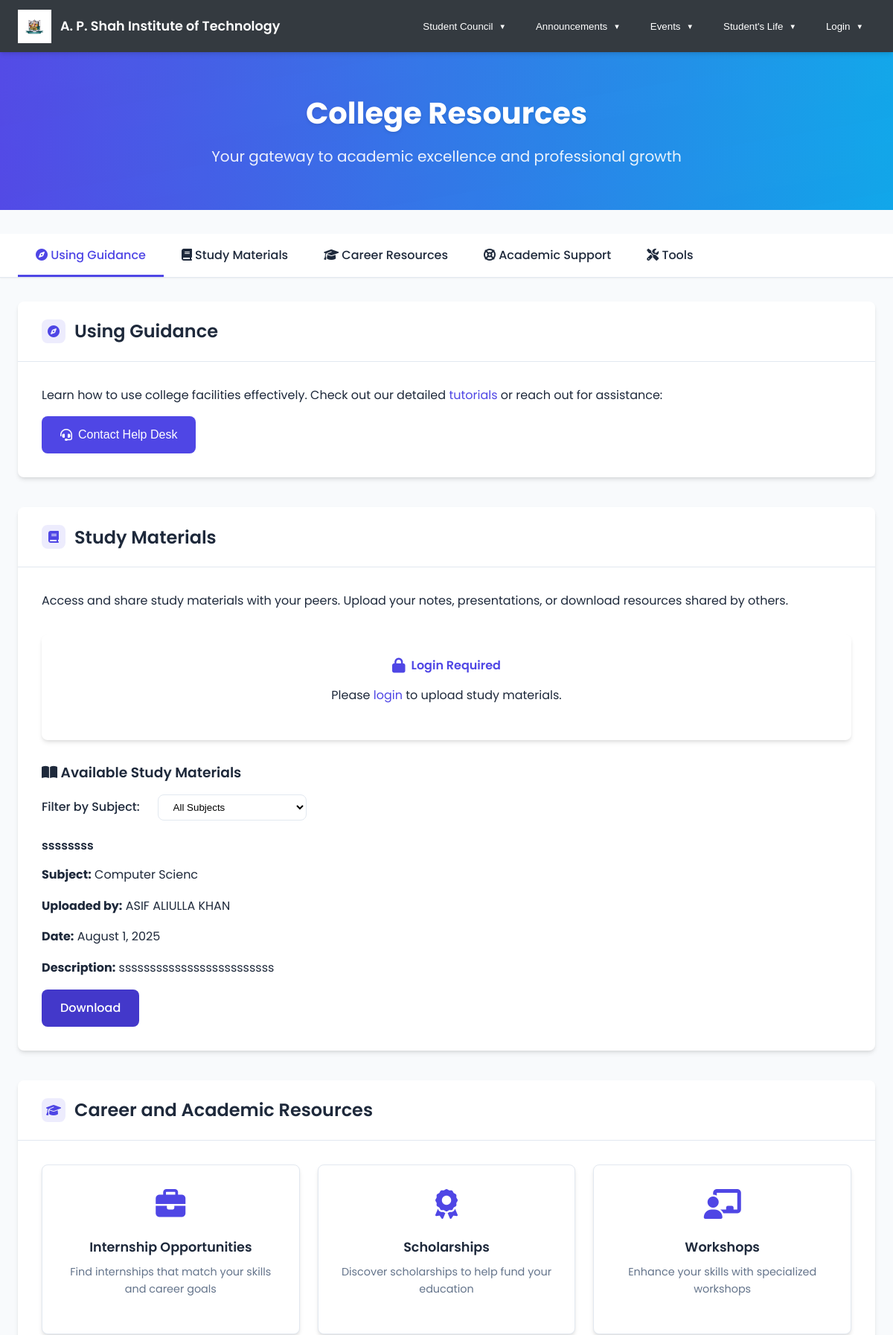
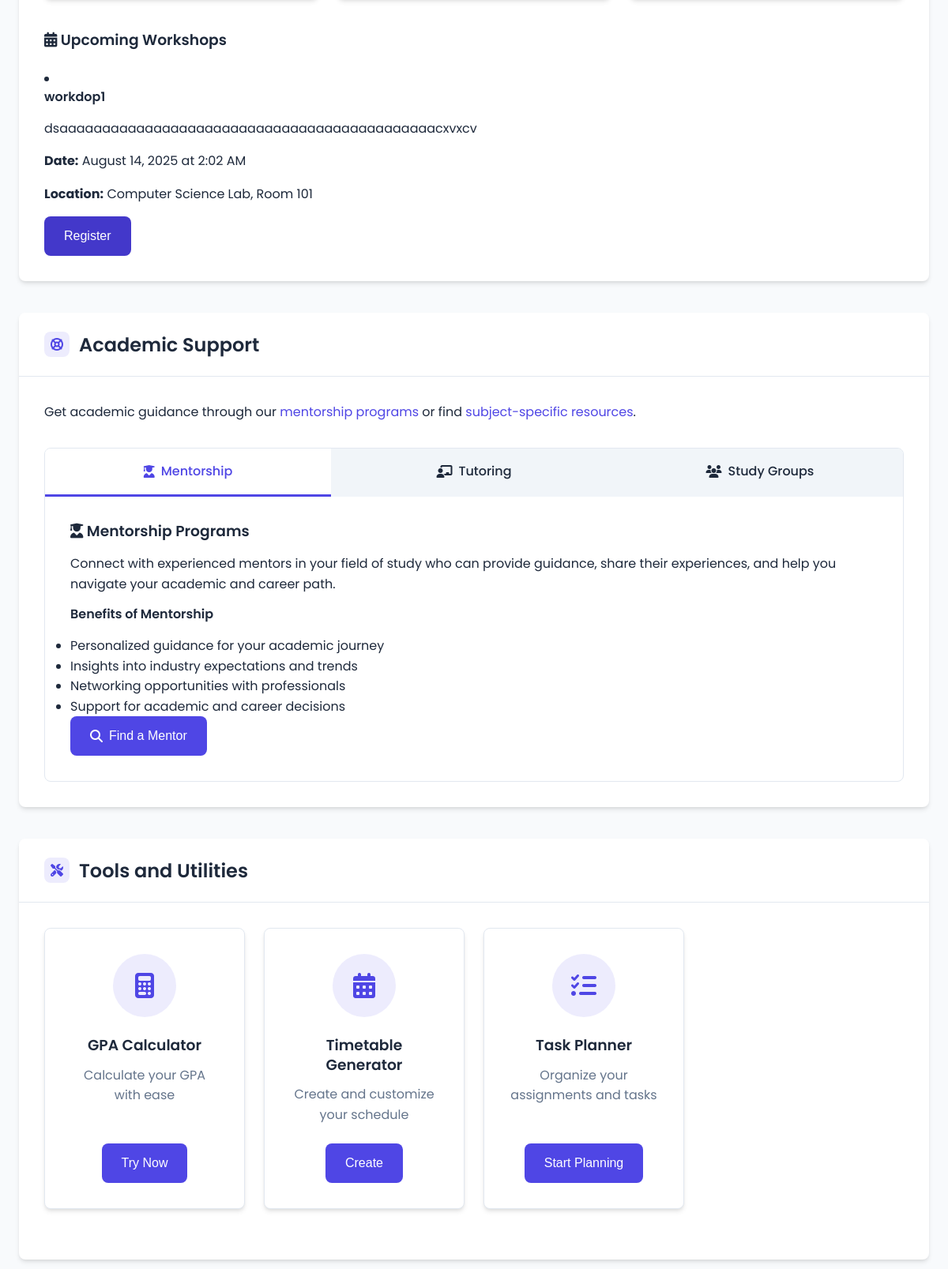
The page /resource/resource.php (upper part) on the database its author committed (2 pictures, top to bottom).
### tables this page shows
CREATE TABLE `study_materials` (
  `id` int(11) NOT NULL AUTO_INCREMENT,
  `user_id` int(11) NOT NULL,
  `title` varchar(255) NOT NULL,
  `subject` varchar(100) NOT NULL,
  `description` text DEFAULT NULL,
  `file_path` varchar(255) NOT NULL,
  `upload_date` timestamp NOT NULL DEFAULT current_timestamp(),
  PRIMARY KEY (`id`),
  KEY `user_id` (`user_id`),
  CONSTRAINT `study_materials_ibfk_1` FOREIGN KEY (`user_id`) REFERENCES `users` (`id`)
);

CREATE TABLE `users` (
  `id` int(11) NOT NULL AUTO_INCREMENT,
  `username` varchar(50) NOT NULL,
  `email` varchar(100) NOT NULL,
  `password` varchar(255) NOT NULL,
  `created_at` timestamp NOT NULL DEFAULT current_timestamp(),
  `department` varchar(100) DEFAULT NULL,
  `year` varchar(50) DEFAULT NULL,
  `bio` text DEFAULT NULL,
  PRIMARY KEY (`id`),
  UNIQUE KEY `email` (`email`)
);

CREATE TABLE `workshops` (
  `id` int(11) NOT NULL AUTO_INCREMENT,
  `title` varchar(255) NOT NULL,
  `description` text DEFAULT NULL,
  `date` date NOT NULL,
  `time` time NOT NULL,
  `location` varchar(255) DEFAULT NULL,
  `max_participants` int(11) DEFAULT 50,
  `created_at` timestamp NOT NULL DEFAULT current_timestamp(),
  PRIMARY KEY (`id`)
);

### resource/get_materials.php (the view, shortened to what this page needs)
<?php
include('../db_connect.php');
$subject = isset($_GET['subject']) ? $conn->real_escape_string($_GET['subject']) : 'All';
try {
    $sql = "SELECT
                m.id,
                m.user_id,
                m.title,
                m.subject,
                m.description,
                m.file_path,
                m.upload_date,
                u.username AS uploader_name
            FROM study_materials m
            JOIN users u ON m.user_id = u.id";
    $sql .= " ORDER BY m.upload_date DESC";
    $result = $conn->query($sql);
    if ($result->num_rows > 0) {
        while ($row = $result->fetch_assoc()) {
            echo '<div class="material-item">';
            echo '<div class="material-info">';
            echo '<h4>' . htmlspecialchars($row['title']) . '</h4>';
            echo '<p><strong>Subject:</strong> ' . htmlspecialchars($row['subject']) . '</p>';
            echo '<p><strong>Uploaded by:</strong> ' . htmlspecialchars($row['uploader_name']) . '</p>';
            echo '<p><strong>Date:</strong> ' . date('F j, Y', strtotime($row['upload_date'])) . '</p>';
            if (!empty($row['description'])) {
                echo '<p><strong>Description:</strong> ' . htmlspecialchars($row['description']) . '</p>';
            }
            echo '</div>';
            echo '<div class="material-actions">';
$file_path = 'http://localhost/MY_PROJECT/resource/uploads/materials/' . htmlspecialchars($row['file_path']);
echo '<a href="' . $file_path . '"
     class="btn download-material"
     download="' . htmlspecialchars($row['title']) . '">Download</a>';
            echo '</div>';
            echo '</div>';
        }
    } else {
        echo '<p>No study materials available' . ($subject !== 'All' ? ' for ' . htmlspecialchars($subject) : '') . '.</p>';
    }
} catch (Exception $e) {
    error_log("Materials Error: " . $e->getMessage());
    echo '<p>Error loading materials. Please try again later.</p>';
    echo '';
}
?>

### resource/get_workshops.php (shortened to what this page needs)
<?php
include('../db_connect.php');
$sql = "SELECT * FROM workshops WHERE date >= CURDATE() ORDER BY date ASC LIMIT 5";
$result = $conn->query($sql);
if ($result->num_rows > 0) {
    while ($row = $result->fetch_assoc()) {
        echo '<li class="workshop-item">';
        echo '<div class="workshop-info">';
        echo '<h4>' . htmlspecialchars($row['title']) . '</h4>';
        echo '<p>' . htmlspecialchars($row['description']) . '</p>';
        echo '<p><strong>Date:</strong> ' . date('F j, Y', strtotime($row['date'])) . ' at ' . date('g:i A', strtotime($row['time'])) . '</p>';
        echo '<p><strong>Location:</strong> ' . htmlspecialchars($row['location']) . '</p>';
        echo '</div>';
        echo '<button class="btn register-btn" data-workshop="' . htmlspecialchars($row['title']) . '" data-id="' . $row['id'] . '">Register</button>';
        echo '</li>';
    }
} else {
    echo '<li>No upcoming workshops scheduled.</li>';
}
?>

### resource/style.css (style rules this page uses)
:root { --primary-color: #4f46e5; --primary-light: #6366f1; --primary-dark: #4338ca; --secondary-color: #0ea5e9; --text-color: #1e293b; --text-light: #64748b; --bg-color: #f8fafc; --bg-light: #ffffff; --bg-dark: #0f172a; --success-color: #10b981; --error-color: #ef4444; --warning-color: #f59e0b; --border-color: #e2e8f0; --shadow-sm: 0 1px 2px 0 rgba(0, 0, 0, 0.05); --shadow: 0 4px 6px -1px rgba(0, 0, 0, 0.1), 0 2px 4px -1px rgba(0, 0, 0, 0.06); --shadow-lg: 0 10px 15px -3px rgba(0, 0, 0, 0.1), 0 4px 6px -2px rgba(0, 0, 0, 0.05); --radius: 0.5rem; }
* { margin: 0; padding: 0; box-sizing: border-box; }
body { font-family: 'Poppins', sans-serif; color: var(--text-color); background-color: var(--bg-color); line-height: 1.6; padding-top: 70px; }
a { color: var(--primary-color); text-decoration: none; transition: color 0.3s ease; }
h1, h2, h3, h4, h5, h6 { font-weight: 600; line-height: 1.3; margin-bottom: 1rem; }
p { margin-bottom: 1rem; }
.btn { background-color: var(--primary-dark); color: white; display: inline-flex; align-items: center; justify-content: center; font-weight: 500; text-align: center; white-space: nowrap; vertical-align: middle; user-select: none; border: 1px solid transparent; padding: 0.75rem 1.5rem; font-size: 1rem; line-height: 1.5; border-radius: var(--radius); transition: all 0.3s ease; cursor: pointer; gap: 8px; }

### rows shown on the page
study_materials: title "ssssssss", subject "Computer Scienc", user.username "ASIF ALIULLA KHAN", upload_date "August 1, 2025", description "sssssssssssssssssssssssss"
workshops: title "workdop1", description "dsaaaaaaaaaaaaaaaaaaaaaaaaaaaaaaaaaaaaaaaaaaaacxvxcv", date "August 14, 2025", time "2:02 AM", location "Computer Science Lab, Room 101"
